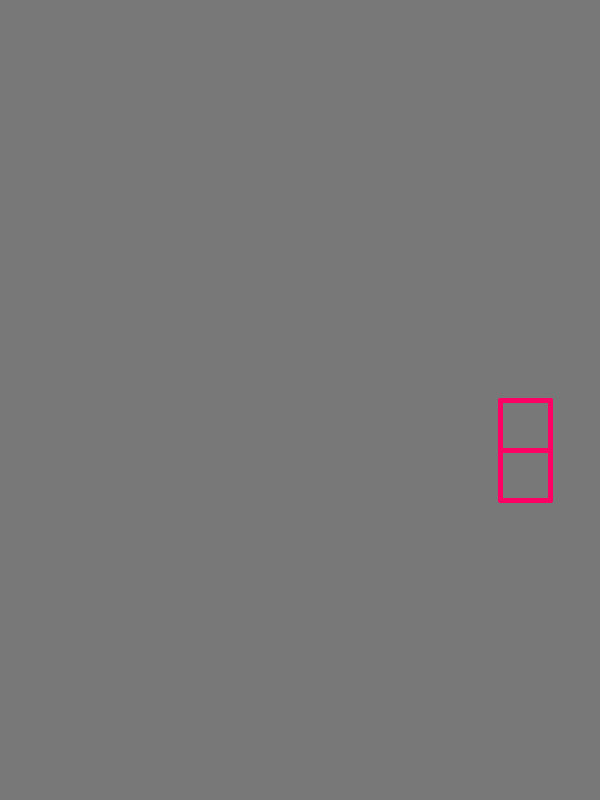
Frame 1 (no input)
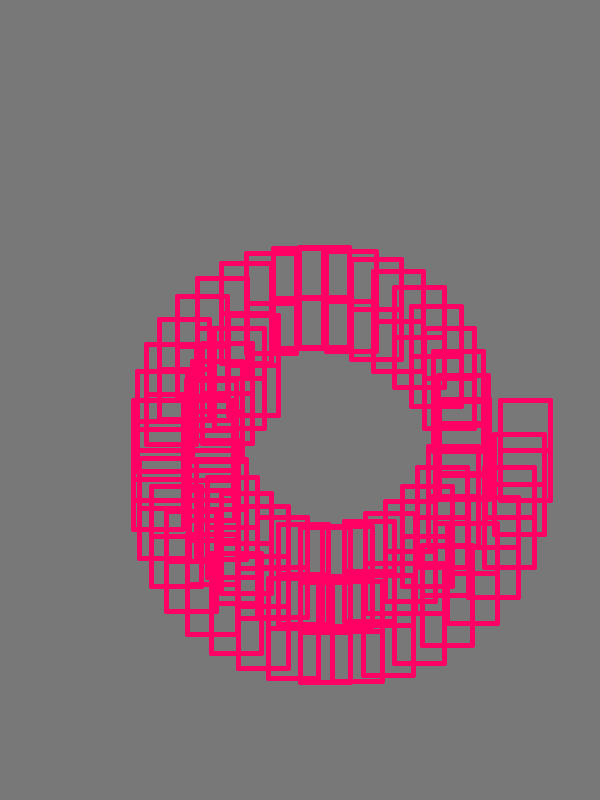
Frame 60 (the mouse pressed at the canvas centre just before this capture)
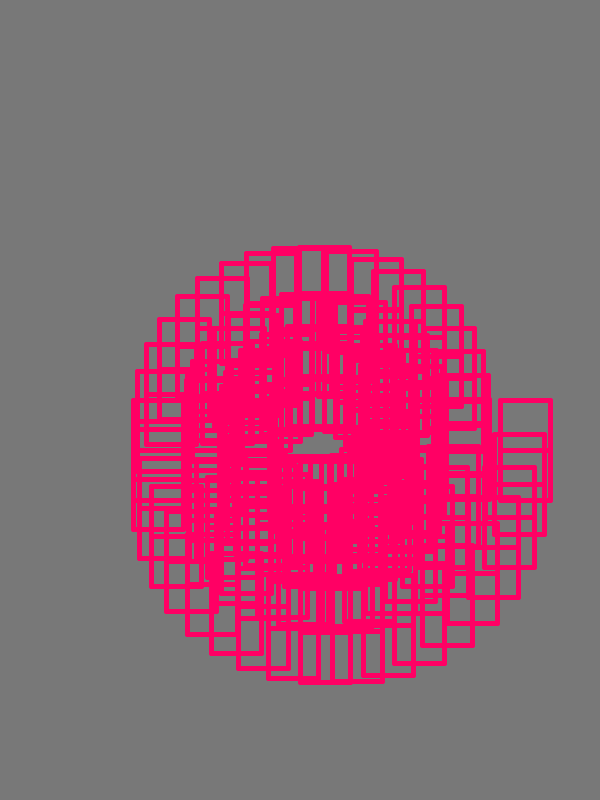
Frame 120 (the mouse held since frame 60 and released just before this capture)

The Processing sketch that drew these frames (run headless with seeded random() and noise(); from frame 60 on, the mouse is pressed at the canvas centre):

// Processing sketch: sketch_21cyclon
// ── sketch_21cyclon.pde
float vx0, vy0, vx1, vy1, theta, freq;
float D = 200;
void setup() {
  size(600, 800);
  background(120);
  vx0 = width/2;  
  vy0 = height/2;
  theta = 0.0; 
  freq = 10;
}
void draw() {
  if (D>10) {
    move();
    //ellipse(vx1, vy1, 30, 30);
    sun(vx1,vy1);
  }
}
void move() {
  vx1 = vx0 + D * cos(theta*3.141592/180.0);  
  vy1 = vy0 + D * sin(theta*3.141592/180.0);  
  theta += freq;
  D *= 0.99;
}

// ── sun.pde
void sun(float x, float y){
  stroke(255, 0, 100);  // color
  strokeWeight(5);
  line(x, y, x, y+100);
  line(x, y, x+50, y);
  line(x, y+100, x+50, y+100);
  line(x+50, y, x+50, y+100);
  line(x, y+50, x+50, y+50);
}
